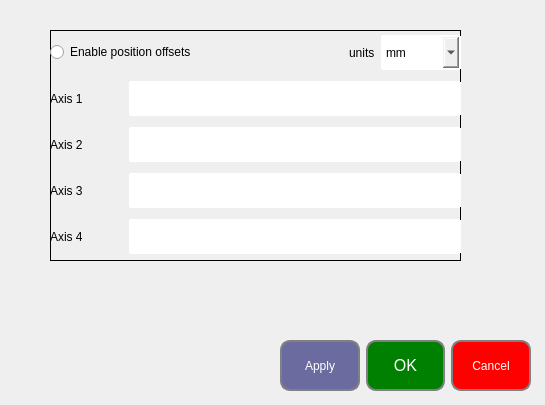
<?xml version="1.0" encoding="UTF-8"?>
<ui version="4.0">
 <class>positionOffsetForm</class>
 <widget class="QWidget" name="positionOffsetForm">
  <property name="geometry">
   <rect>
    <x>0</x>
    <y>0</y>
    <width>545</width>
    <height>405</height>
   </rect>
  </property>
  <property name="windowTitle">
   <string>Set Position Offset</string>
  </property>
  <property name="styleSheet">
   <string notr="true">QLabel, QRadioButton{
font: 75 14pt &quot;MS Shell Dlg 2&quot;;
}
QComboBox, QLineEdit{
font: 75 12pt &quot;MS Shell Dlg 2&quot;;
border-radius:1px;
border: 2px solid;
border-color: white;
}
QPushButton, QToolButton{
font: 75 12pt &quot;MS Shell Dlg 2&quot;;
border: 2px solid gray;
padding: 0 8px;
border-radius:10px;
text-align: center;
}
QRadioButton{
font: 75 10pt &quot;MS Shell Dlg 2&quot;;
}
QTabWidget{
color: red;
}</string>
  </property>
  <widget class="QWidget" name="vWidget_2" native="true">
   <property name="geometry">
    <rect>
     <x>50</x>
     <y>30</y>
     <width>411</width>
     <height>231</height>
    </rect>
   </property>
   <property name="styleSheet">
    <string notr="true">#vWidget_2{
border: 1px solid;
}</string>
   </property>
   <layout class="QVBoxLayout" name="verticalLayout_4">
    <item>
     <layout class="QHBoxLayout" name="horizontalLayout">
      <item>
       <widget class="QRadioButton" name="radioButton_2">
        <property name="styleSheet">
         <string notr="true">
font: 75 14pt &quot;MS Shell Dlg 2&quot;;</string>
        </property>
        <property name="text">
         <string>Enable position offsets</string>
        </property>
       </widget>
      </item>
      <item>
       <spacer name="horizontalSpacer">
        <property name="orientation">
         <enum>Qt::Horizontal</enum>
        </property>
        <property name="sizeHint" stdset="0">
         <size>
          <width>40</width>
          <height>20</height>
         </size>
        </property>
       </spacer>
      </item>
      <item>
       <widget class="QLabel" name="label_2">
        <property name="text">
         <string>units</string>
        </property>
       </widget>
      </item>
      <item>
       <widget class="QComboBox" name="leftBlockUnits">
        <property name="sizePolicy">
         <sizepolicy hsizetype="Fixed" vsizetype="Fixed">
          <horstretch>0</horstretch>
          <verstretch>0</verstretch>
         </sizepolicy>
        </property>
        <property name="minimumSize">
         <size>
          <width>80</width>
          <height>35</height>
         </size>
        </property>
        <item>
         <property name="text">
          <string>mm</string>
         </property>
        </item>
        <item>
         <property name="text">
          <string>µm</string>
         </property>
        </item>
        <item>
         <property name="text">
          <string>nm</string>
         </property>
        </item>
        <item>
         <property name="text">
          <string>cm</string>
         </property>
        </item>
       </widget>
      </item>
     </layout>
    </item>
    <item>
     <layout class="QHBoxLayout" name="horizontalLayout_13">
      <item>
       <widget class="QLabel" name="label_8">
        <property name="text">
         <string>Axis 1</string>
        </property>
       </widget>
      </item>
      <item>
       <spacer name="horizontalSpacer_12">
        <property name="orientation">
         <enum>Qt::Horizontal</enum>
        </property>
        <property name="sizeType">
         <enum>QSizePolicy::Fixed</enum>
        </property>
        <property name="sizeHint" stdset="0">
         <size>
          <width>40</width>
          <height>20</height>
         </size>
        </property>
       </spacer>
      </item>
      <item>
       <widget class="QLineEdit" name="offPosAxis1">
        <property name="sizePolicy">
         <sizepolicy hsizetype="Expanding" vsizetype="Fixed">
          <horstretch>0</horstretch>
          <verstretch>0</verstretch>
         </sizepolicy>
        </property>
        <property name="minimumSize">
         <size>
          <width>130</width>
          <height>35</height>
         </size>
        </property>
       </widget>
      </item>
     </layout>
    </item>
    <item>
     <layout class="QHBoxLayout" name="horizontalLayout_14">
      <item>
       <widget class="QLabel" name="label_12">
        <property name="text">
         <string>Axis 2</string>
        </property>
       </widget>
      </item>
      <item>
       <spacer name="horizontalSpacer_13">
        <property name="orientation">
         <enum>Qt::Horizontal</enum>
        </property>
        <property name="sizeType">
         <enum>QSizePolicy::Fixed</enum>
        </property>
        <property name="sizeHint" stdset="0">
         <size>
          <width>40</width>
          <height>20</height>
         </size>
        </property>
       </spacer>
      </item>
      <item>
       <widget class="QLineEdit" name="offPosAxis2">
        <property name="sizePolicy">
         <sizepolicy hsizetype="Expanding" vsizetype="Fixed">
          <horstretch>0</horstretch>
          <verstretch>0</verstretch>
         </sizepolicy>
        </property>
        <property name="minimumSize">
         <size>
          <width>130</width>
          <height>35</height>
         </size>
        </property>
       </widget>
      </item>
     </layout>
    </item>
    <item>
     <layout class="QHBoxLayout" name="horizontalLayout_15">
      <item>
       <widget class="QLabel" name="label_13">
        <property name="text">
         <string>Axis 3</string>
        </property>
       </widget>
      </item>
      <item>
       <spacer name="horizontalSpacer_14">
        <property name="orientation">
         <enum>Qt::Horizontal</enum>
        </property>
        <property name="sizeType">
         <enum>QSizePolicy::Fixed</enum>
        </property>
        <property name="sizeHint" stdset="0">
         <size>
          <width>40</width>
          <height>20</height>
         </size>
        </property>
       </spacer>
      </item>
      <item>
       <widget class="QLineEdit" name="offPosAxis3">
        <property name="sizePolicy">
         <sizepolicy hsizetype="Expanding" vsizetype="Fixed">
          <horstretch>0</horstretch>
          <verstretch>0</verstretch>
         </sizepolicy>
        </property>
        <property name="minimumSize">
         <size>
          <width>130</width>
          <height>35</height>
         </size>
        </property>
       </widget>
      </item>
     </layout>
    </item>
    <item>
     <layout class="QHBoxLayout" name="horizontalLayout_16">
      <item>
       <widget class="QLabel" name="label_9">
        <property name="text">
         <string>Axis 4</string>
        </property>
       </widget>
      </item>
      <item>
       <spacer name="horizontalSpacer_15">
        <property name="orientation">
         <enum>Qt::Horizontal</enum>
        </property>
        <property name="sizeType">
         <enum>QSizePolicy::Fixed</enum>
        </property>
        <property name="sizeHint" stdset="0">
         <size>
          <width>40</width>
          <height>20</height>
         </size>
        </property>
       </spacer>
      </item>
      <item>
       <widget class="QLineEdit" name="offPosAxis4">
        <property name="sizePolicy">
         <sizepolicy hsizetype="Expanding" vsizetype="Fixed">
          <horstretch>0</horstretch>
          <verstretch>0</verstretch>
         </sizepolicy>
        </property>
        <property name="minimumSize">
         <size>
          <width>130</width>
          <height>35</height>
         </size>
        </property>
       </widget>
      </item>
     </layout>
    </item>
   </layout>
  </widget>
  <widget class="QWidget" name="ButtonForm" native="true">
   <property name="geometry">
    <rect>
     <x>130</x>
     <y>340</y>
     <width>401</width>
     <height>51</height>
    </rect>
   </property>
   <property name="styleSheet">
    <string notr="true">font: 75 12pt &quot;MS Shell Dlg 2&quot;;</string>
   </property>
   <layout class="QHBoxLayout" name="horizontalLayout_11">
    <item>
     <spacer name="horizontalSpacer_11">
      <property name="orientation">
       <enum>Qt::Horizontal</enum>
      </property>
      <property name="sizeType">
       <enum>QSizePolicy::Fixed</enum>
      </property>
      <property name="sizeHint" stdset="0">
       <size>
        <width>150</width>
        <height>0</height>
       </size>
      </property>
     </spacer>
    </item>
    <item>
     <widget class="QPushButton" name="pushButton_2">
      <property name="sizePolicy">
       <sizepolicy hsizetype="Expanding" vsizetype="Expanding">
        <horstretch>0</horstretch>
        <verstretch>0</verstretch>
       </sizepolicy>
      </property>
      <property name="styleSheet">
       <string notr="true">background: rgb(107, 107, 159);
color: white;</string>
      </property>
      <property name="text">
       <string>Apply</string>
      </property>
     </widget>
    </item>
    <item>
     <widget class="QPushButton" name="okButton">
      <property name="sizePolicy">
       <sizepolicy hsizetype="Expanding" vsizetype="Expanding">
        <horstretch>0</horstretch>
        <verstretch>0</verstretch>
       </sizepolicy>
      </property>
      <property name="font">
       <font>
        <family>MS Shell Dlg 2</family>
        <pointsize>12</pointsize>
        <weight>9</weight>
        <italic>false</italic>
        <bold>false</bold>
        <kerning>true</kerning>
       </font>
      </property>
      <property name="styleSheet">
       <string notr="true">background:green;
color: white;</string>
      </property>
      <property name="text">
       <string>OK</string>
      </property>
     </widget>
    </item>
    <item>
     <widget class="QPushButton" name="pushButton_5">
      <property name="sizePolicy">
       <sizepolicy hsizetype="Expanding" vsizetype="Expanding">
        <horstretch>0</horstretch>
        <verstretch>0</verstretch>
       </sizepolicy>
      </property>
      <property name="styleSheet">
       <string notr="true">background:red;
color: white;</string>
      </property>
      <property name="text">
       <string>Cancel</string>
      </property>
     </widget>
    </item>
   </layout>
  </widget>
 </widget>
 <resources/>
 <connections/>
</ui>
